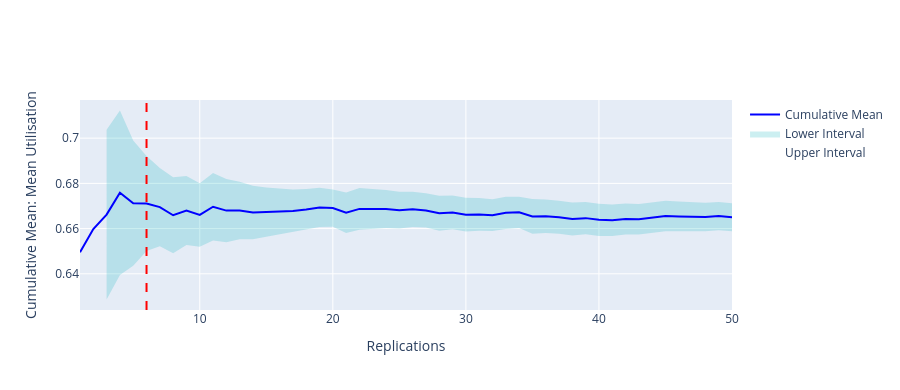

Notebook code cell kept with this figure:
### Code cell
p = plotly_confidence_interval_method(
    n_reps=confint_results["mean_utilisation_tw"][0],
    conf_ints=confint_results["mean_utilisation_tw"][1],
    metric_name="Mean Utilisation")
p.update_layout(autosize=True, width=None, height=390)

### Figure 1 — Plotly figure (JSON) as saved in the notebook; plotly's stock layout.template omitted (floating-point values rounded to 4 significant figures)
{"data": [{"hoverinfo": "x+y+name+text", "line": {"width": 0}, "mode": "lines", "name": "Upper Interval", "text": ["Deviation: nan%", "Deviation: nan%", "Deviation: 5.64%", "Deviation: 5.39%", "Deviation: 4.13%", "Deviation: 3.12%", "Deviation: 2.58%", "Deviation: 2.52%", "Deviation: 2.28%", "Deviation: 2.11%", "Deviation: 2.22%", "Deviation: 2.09%", "Deviation: 1.9%", "Deviation: 1.77%", "Deviation: 1.64%", "Deviation: 1.52%", "Deviation: 1.43%", "Deviation: 1.35%", "Deviation: 1.3%", "Deviation: 1.24%", "Deviation: 1.34%", "Deviation: 1.38%", "Deviation: 1.31%", "Deviation: 1.25%", "Deviation: 1.21%", "Deviation: 1.17%", "Deviation: 1.13%", "Deviation: 1.16%", "Deviation: 1.12%", "Deviation: 1.12%", "Deviation: 1.08%", "Deviation: 1.06%", "Deviation: 1.07%", "Deviation: 1.04%", "Deviation: 1.15%", "Deviation: 1.12%", "Deviation: 1.1%", "Deviation: 1.1%", "Deviation: 1.08%", "Deviation: 1.07%", "Deviation: 1.05%", "Deviation: 1.04%", "Deviation: 1.01%", "Deviation: 1.01%", "Deviation: 1.01%", "Deviation: 0.99%", "Deviation: 0.97%", "Deviation: 0.95%", "Deviation: 0.94%", "Deviation: 0.93%"], "type": "scatter", "x": [1, 2, 3, 4, 5, 6, 7, 8, 9, 10, 11, 12, 13, 14, 15, 16, 17, 18, 19, 20, 21, 22, 23, 24, 25, 26, 27, 28, 29, 30, 31, 32, 33, 34, 35, 36, 37, 38, 39, 40, 41, 42, 43, 44, 45, 46, 47, 48, 49, 50], "y": [NaN, NaN, 0.7038, 0.7122, 0.6989, 0.6921, 0.6868, 0.6827, 0.6832, 0.6801, 0.6846, 0.6819, 0.6807, 0.679, 0.6782, 0.6778, 0.6773, 0.6775, 0.6781, 0.6773, 0.676, 0.6779, 0.6775, 0.6771, 0.6763, 0.6763, 0.6756, 0.6745, 0.6746, 0.6736, 0.6735, 0.6729, 0.6741, 0.6741, 0.6731, 0.6729, 0.6723, 0.6715, 0.6718, 0.671, 0.6706, 0.6711, 0.6709, 0.6716, 0.6723, 0.672, 0.6717, 0.6714, 0.6718, 0.6712]}, {"fill": "tonexty", "fillcolor": "rgba(0,176,185,0.2)", "hoverinfo": "x+y+name+text", "line": {"width": 0}, "mode": "lines", "name": "Lower Interval", "text": ["Deviation: nan%", "Deviation: nan%", "Deviation: 5.64%", "Deviation: 5.39%", "Deviation: 4.13%", "Deviation: 3.12%", "Deviation: 2.58%", "Deviation: 2.52%", "Deviation: 2.28%", "Deviation: 2.11%", "Deviation: 2.22%", "Deviation: 2.09%", "Deviation: 1.9%", "Deviation: 1.77%", "Deviation: 1.64%", "Deviation: 1.52%", "Deviation: 1.43%", "Deviation: 1.35%", "Deviation: 1.3%", "Deviation: 1.24%", "Deviation: 1.34%", "Deviation: 1.38%", "Deviation: 1.31%", "Deviation: 1.25%", "Deviation: 1.21%", "Deviation: 1.17%", "Deviation: 1.13%", "Deviation: 1.16%", "Deviation: 1.12%", "Deviation: 1.12%", "Deviation: 1.08%", "Deviation: 1.06%", "Deviation: 1.07%", "Deviation: 1.04%", "Deviation: 1.15%", "Deviation: 1.12%", "Deviation: 1.1%", "Deviation: 1.1%", "Deviation: 1.08%", "Deviation: 1.07%", "Deviation: 1.05%", "Deviation: 1.04%", "Deviation: 1.01%", "Deviation: 1.01%", "Deviation: 1.01%", "Deviation: 0.99%", "Deviation: 0.97%", "Deviation: 0.95%", "Deviation: 0.94%", "Deviation: 0.93%"], "type": "scatter", "x": [1, 2, 3, 4, 5, 6, 7, 8, 9, 10, 11, 12, 13, 14, 15, 16, 17, 18, 19, 20, 21, 22, 23, 24, 25, 26, 27, 28, 29, 30, 31, 32, 33, 34, 35, 36, 37, 38, 39, 40, 41, 42, 43, 44, 45, 46, 47, 48, 49, 50], "y": [NaN, NaN, 0.6286, 0.6394, 0.6435, 0.6501, 0.6522, 0.6491, 0.6528, 0.652, 0.6548, 0.654, 0.6553, 0.6553, 0.6564, 0.6574, 0.6583, 0.6594, 0.6607, 0.6608, 0.6581, 0.6595, 0.6599, 0.6603, 0.6601, 0.6607, 0.6605, 0.6591, 0.6597, 0.6587, 0.6591, 0.6589, 0.6598, 0.6603, 0.6577, 0.658, 0.6578, 0.6569, 0.6575, 0.6567, 0.6567, 0.6573, 0.6574, 0.6581, 0.6589, 0.6588, 0.6588, 0.6588, 0.6593, 0.6588]}, {"hoverinfo": "x+y+name", "line": {"color": "blue", "width": 2}, "name": "Cumulative Mean", "type": "scatter", "x": [1, 2, 3, 4, 5, 6, 7, 8, 9, 10, 11, 12, 13, 14, 15, 16, 17, 18, 19, 20, 21, 22, 23, 24, 25, 26, 27, 28, 29, 30, 31, 32, 33, 34, 35, 36, 37, 38, 39, 40, 41, 42, 43, 44, 45, 46, 47, 48, 49, 50], "y": [0.6495, 0.6598, 0.6662, 0.6758, 0.6712, 0.6711, 0.6695, 0.6659, 0.668, 0.6661, 0.6697, 0.668, 0.668, 0.6671, 0.6673, 0.6676, 0.6678, 0.6685, 0.6694, 0.6691, 0.667, 0.6687, 0.6687, 0.6687, 0.6682, 0.6685, 0.668, 0.6668, 0.6672, 0.6662, 0.6663, 0.6659, 0.667, 0.6672, 0.6654, 0.6655, 0.6651, 0.6642, 0.6646, 0.6639, 0.6636, 0.6642, 0.6642, 0.6648, 0.6656, 0.6654, 0.6653, 0.6651, 0.6656, 0.665]}], "layout": {"autosize": true, "height": 390, "hovermode": "x unified", "shapes": [{"line": {"color": "red", "dash": "dash"}, "type": "line", "x0": 6, "x1": 6, "y0": 0, "y1": 1, "yref": "paper"}], "showlegend": true, "xaxis": {"title": {"text": "Replications"}}, "yaxis": {"title": {"text": "Cumulative Mean: Mean Utilisation"}}}}
